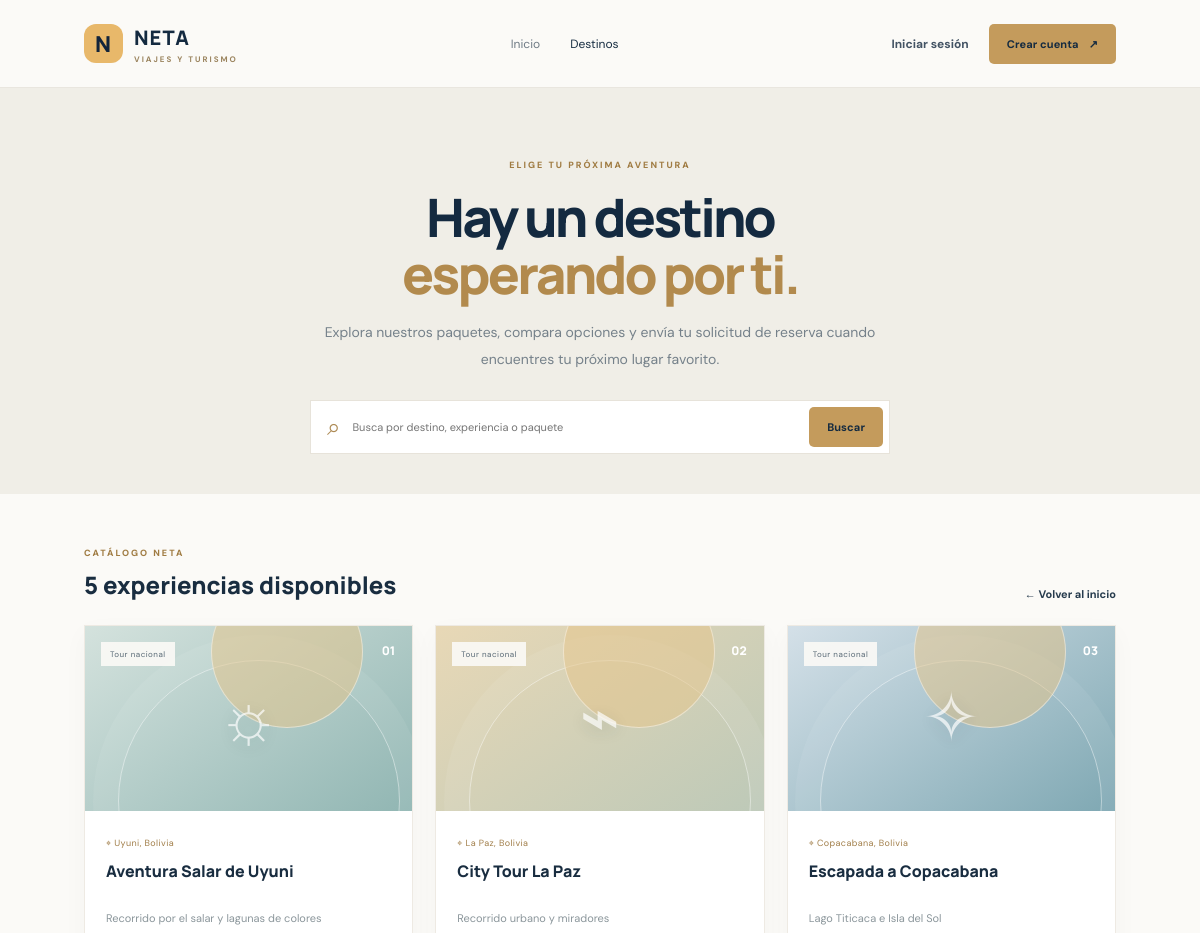
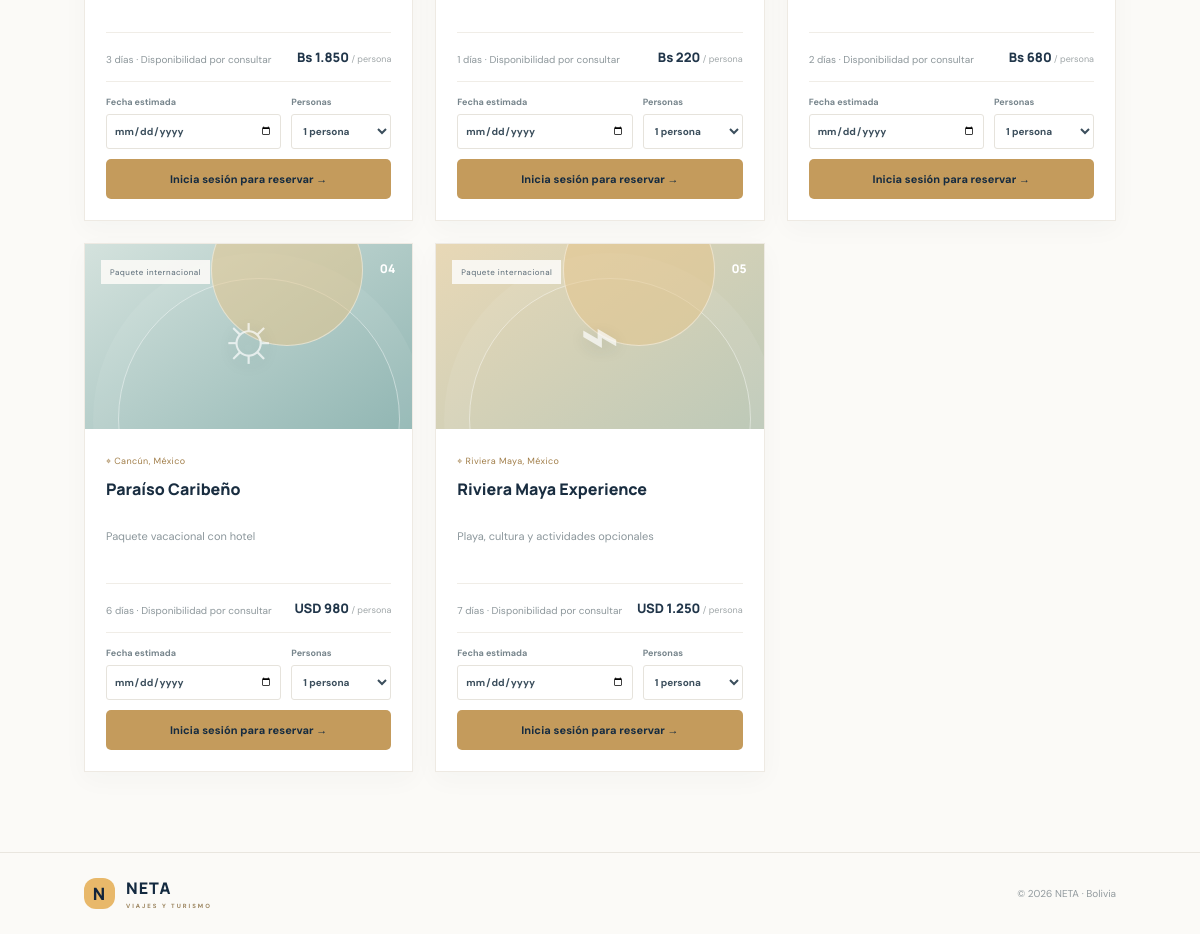
/index.php?page=catalog, run on the app's committed database (2 pictures, top to bottom).
### tables this page shows
CREATE TABLE packages (id INT AUTO_INCREMENT PRIMARY KEY,name VARCHAR(160) NOT NULL,destination VARCHAR(160) NOT NULL,category VARCHAR(80) NOT NULL,duration_days INT NOT NULL DEFAULT 1,price DECIMAL(12,2) NOT NULL,currency ENUM('BOB','USD','EUR') NOT NULL DEFAULT 'BOB',stock INT NOT NULL DEFAULT 0,description VARCHAR(255) NULL,status ENUM('Activo','Inactivo') NOT NULL DEFAULT 'Activo',created_at TIMESTAMP DEFAULT CURRENT_TIMESTAMP);

### app/Core/helpers.php (called while the page is built, shortened)
<?php
function e($value): string { return htmlspecialchars((string)$value, ENT_QUOTES, 'UTF-8'); }
function view(string $name, array $data=[]): void { extract($data); require __DIR__.'/../views/'.$name.'.php'; }

### app/Core/Controller.php (called while the page is built, shortened)
<?php
class Controller {
 protected function render(string $view, array $data=[]): void { \view($view,$data); }
}

### app/Controllers/PublicController.php (called while the page is built, shortened)
<?php
class PublicController extends Controller {
 public function catalog(): void {
  $db=Database::connection(); $term=trim($_GET['q']??'');
  if($term!==''){ $s=$db->prepare("SELECT * FROM packages WHERE status='Activo' AND (name LIKE ? OR destination LIKE ? OR category LIKE ?) ORDER BY name"); $like='%'.$term.'%'; $s->execute([$like,$like,$like]); $packages=$s->fetchAll(); }
  else $packages=$db->query("SELECT * FROM packages WHERE status='Activo' ORDER BY name")->fetchAll();
  $this->render('public/catalog',['packages'=>$packages,'term'=>$term]);
 }
}

### app/Core/Router.php (called while the page is built, shortened)
<?php
class Router {
    public function dispatch(): void {
        $page = $_GET['page'] ?? (isset($_SESSION['user']) ? (($_SESSION['user']['role'] ?? '') === 'Cliente' ? 'client-area' : 'dashboard') : 'home');
        $routes = [
          'home'=>['App\\Controllers\\PublicController','home'],
          'catalog'=>['App\\Controllers\\PublicController','catalog'],
          'login'=>['App\\Controllers\\AuthController','login'],
          'client-login'=>['App\\Controllers\\ClientAuthController','login'],
          'client-register'=>['App\\Controllers\\ClientAuthController','register'],
          'client-area'=>['App\\Controllers\\ClientPortalController','index'],
          'client-booking'=>['App\\Controllers\\ClientPortalController','book'],
          'client-reservations'=>['App\\Controllers\\ClientPortalController','reservations'],
          'dashboard'=>['App\\Controllers\\DashboardController','index'],
          'clients'=>['App\\Controllers\\ClientController','index'],
          'client-save'=>['App\\Controllers\\ClientController','save'],
          'client-delete'=>['App\\Controllers\\ClientController','delete'],
          'packages'=>['App\\Controllers\\PackageController','index'],
          'package-save'=>['App\\Controllers\\PackageController','save'],
          'reservations'=>['App\\Controllers\\ReservationController','index'],
          'reservation-save'=>['App\\Controllers\\ReservationController','save'],
          'payments'=>['App\\Controllers\\PaymentController','index'],
          'payment-save'=>['App\\Controllers\\PaymentController','save'],
          'reports'=>['App\\Controllers\\ReportController','index'],
          'users'=>['App\\Controllers\\UserController','index'],
        ];
        [$class,$method] = $routes[$page]; (new $class())->$method();
    }
}

### index.php (called while the page is built, shortened)
<?php
$router = new App\Core\Router();
$router->dispatch();

### app/views/public/catalog.php (the view, shortened to what this page needs)
<?php $title='Paquetes y destinos'; require __DIR__.'/../layouts/header.php'; ?>
<div class="site-shell"><header class="site-nav"><a class="site-logo" href="index.php?page=home"><span class="brand-mark">N</span><span>NETA<small>VIAJES Y TURISMO</small></span></a><nav><a href="index.php?page=home">Inicio</a><a class="current" href="index.php?page=catalog">Destinos</a></nav><div class="nav-actions"><a class="nav-login" href="index.php?page=client-login">Iniciar sesión</a><a class="btn site-cta" href="index.php?page=client-register">Crear cuenta <span>↗</span></a></div></header>
<section class="catalog-hero"><span class="eyebrow">ELIGE TU PRÓXIMA AVENTURA</span><h1>Hay un destino<br><em>esperando por ti.</em></h1><p>Explora nuestros paquetes, compara opciones y envía tu solicitud de reserva cuando encuentres tu próximo lugar favorito.</p><form class="catalog-search" method="get"><input type="hidden" name="page" value="catalog"><span>⌕</span><input name="q" value="<?=e($term)?>" placeholder="Busca por destino, experiencia o paquete"><button class="btn site-cta" type="submit">Buscar</button></form></section>
<section class="catalog-results"><div class="catalog-result-heading"><div><span class="eyebrow">CATÁLOGO NETA</span><h2><?=count($packages)?> <?=count($packages)===1?'experiencia disponible':'experiencias disponibles'?></h2></div><a class="catalog-link" href="index.php?page=home">← Volver al inicio</a></div><div class="public-package-grid catalog-grid">
<?php foreach($packages as $i=>$pkg): ?><article class="public-package"><div class="package-art package-art-<?=($i%3)+1?>"><span class="package-tag"><?=e($pkg['category'])?></span><span class="package-number"><?=str_pad((string)($i+1),2,'0',STR_PAD_LEFT)?></span><div class="destination-symbol"><?= $i%3===0?'☼':($i%3===1?'⌁':'✧') ?></div></div><div class="public-package-body"><span class="package-destination">⌖ <?=e($pkg['destination'])?></span><h3><?=e($pkg['name'])?></h3><p class="package-description"><?=e($pkg['description']??'Una experiencia para recordar.')?></p><div class="package-bottom"><span><?=e($pkg['duration_days'])?> días · <?=((int)$pkg['stock']>0)?'Disponibilidad por consultar':'Consulta disponibilidad'?></span><strong><?=e($pkg['currency']==='BOB'?'Bs ':$pkg['currency'].' ')?><?=number_format((float)$pkg['price'],0,',','.')?><small> / persona</small></strong></div><form class="booking-mini" method="post" action="index.php?page=client-booking"><input type="hidden" name="csrf" value="<?=e(csrf_token())?>"><input type="hidden" name="package_id" value="<?=e($pkg['id'])?>"><label>Fecha estimada<input type="date" name="travel_date" min="<?=date('Y-m-d')?>" required></label><label>Personas<select name="passengers"><?php for($n=1;$n<=8;$n++): ?><option value="<?=$n?>"><?=$n?> <?=$n===1?'persona':'personas'?></option><?php endfor; ?></select></label><?php if(empty($_SESSION['user'])): ?><a class="btn site-cta full" href="index.php?page=client-login">Inicia sesión para reservar →</a><?php else: ?><button class="btn site-cta full" type="submit">Solicitar reserva <span>→</span></button><?php endif; ?></form></div></article><?php endforeach; ?>
<?php if(!$packages): ?><div class="empty catalog-empty">No encontramos paquetes con esa búsqueda. Prueba con otro destino.</div><?php endif; ?></div></section><footer class="site-footer"><a class="site-logo" href="index.php?page=home"><span class="brand-mark">N</span><span>NETA<small>VIAJES Y TURISMO</small></span></a><span>© <?=date('Y')?> NETA · Bolivia</span></footer></div><?php require __DIR__.'/../layouts/footer.php'; ?>

### app/views/layouts/header.php
<?php $title=$title??'Panel'; $user=$_SESSION['user']??null; ?>
<!doctype html><html lang="es"><head><meta charset="utf-8"><meta name="viewport" content="width=device-width, initial-scale=1"><title><?=e($title)?> | NETA</title><link rel="stylesheet" href="public/assets/css/app.css"></head><body>

### app/views/layouts/footer.php
<script src="public/assets/js/app.js"></script></body></html>

### data on the page
packages: category "Tour nacional", i "01", destination "Uyuni, Bolivia", name "Aventura Salar de Uyuni", description "Recorrido por el salar y lagunas de colores", duration_days "3", stock "Disponibilidad por consultar", currency "Bs", price "1.850"
packages: category "Tour nacional", i "02", destination "La Paz, Bolivia", name "City Tour La Paz", description "Recorrido urbano y miradores", duration_days "1", stock "Disponibilidad por consultar", currency "Bs", price "220"
packages: category "Tour nacional", i "03", destination "Copacabana, Bolivia", name "Escapada a Copacabana", description "Lago Titicaca e Isla del Sol", duration_days "2", stock "Disponibilidad por consultar", currency "Bs", price "680"
packages: category "Paquete internacional", i "04", destination "Cancún, México", name "Paraíso Caribeño", description "Paquete vacacional con hotel", duration_days "6", stock "Disponibilidad por consultar", currency "USD", price "980"
packages: category "Paquete internacional", i "05", destination "Riviera Maya, México", name "Riviera Maya Experience", description "Playa, cultura y actividades opcionales", duration_days "7", stock "Disponibilidad por consultar", currency "USD", price "1.250"

### other printed values
count($packages) "5"
form field passengers "1 persona"
